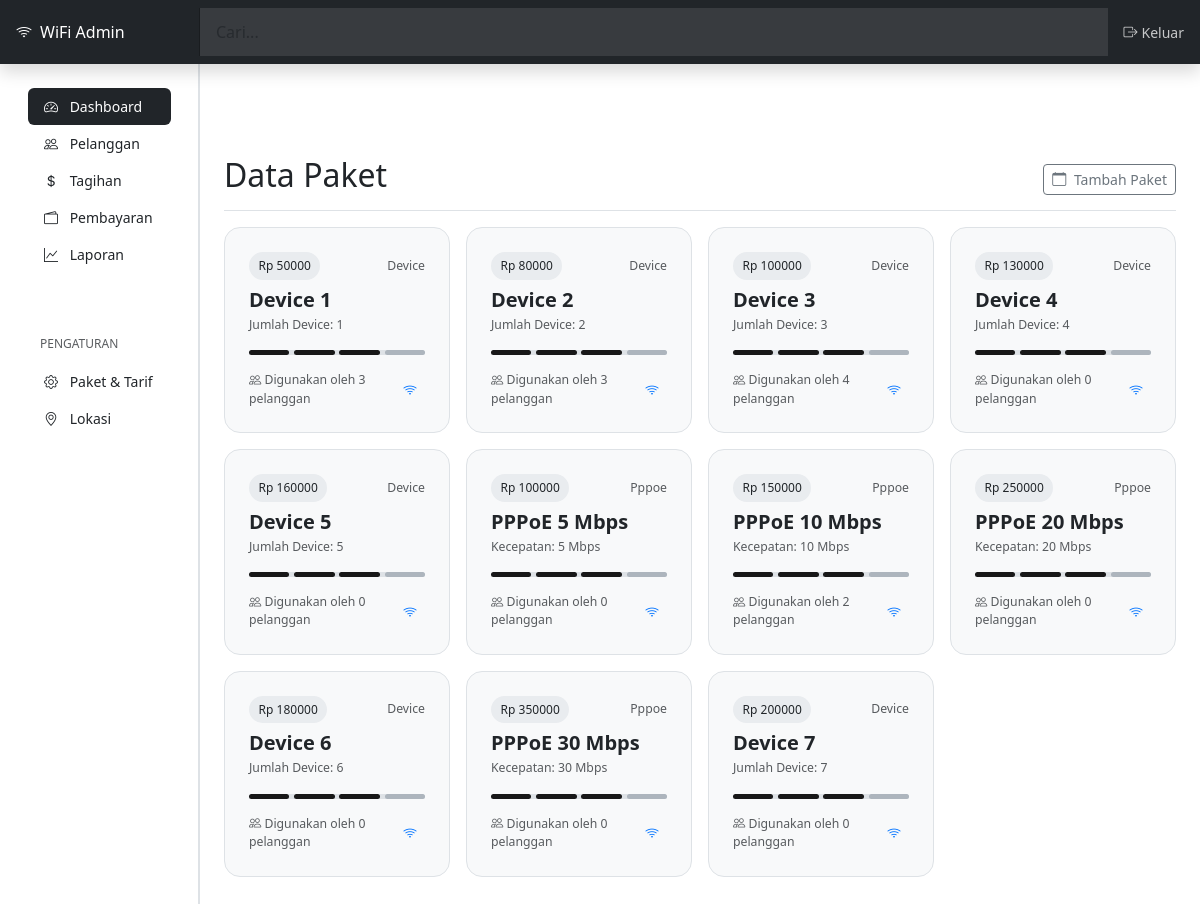
The page /paket/ (signed in) on the database its author committed.
### tagihan_app/models.py (models this page shows, shortened)
class Paket(models.Model):
    JENIS_PAKET_CHOICES = [
        ('device', 'Device'),
        ('pppoe', 'PPPoE'),
    ]
    nama = models.CharField(max_length=100)
    jenis_paket = models.CharField(max_length=10, choices=JENIS_PAKET_CHOICES)
    jumlah_device = models.IntegerField(null=True, blank=True)  # Untuk paket device
    kecepatan_mbps = models.IntegerField(null=True, blank=True)  # Untuk paket PPPoE
    harga = models.DecimalField(max_digits=10, decimal_places=2)

### tagihan_app/views.py (the view)
# urls.py: path('paket/', views.paket_list, name='paket_list'),
@login_required
def paket_list(request):
    paket_list = Paket.objects.all()
    context = {
        'paket_list': paket_list,
    }
    return render(request, 'paket/list.html', context)

### templates/paket/list.html (shortened to what this page needs)
<!DOCTYPE html>
<html lang="en">
<head>
    <link href="https://cdn.jsdelivr.net/npm/bootstrap@5.3.0/dist/css/bootstrap.min.css" rel="stylesheet">
    <link rel="stylesheet" href="https://cdn.jsdelivr.net/npm/bootstrap-icons@1.10.0/font/bootstrap-icons.css">
</head>
<body>
    <header class="navbar navbar-dark sticky-top flex-md-nowrap shadow">
        <a class="navbar-brand d-flex align-items-center col-md-3 col-lg-2 me-0 px-3 fs-6" href="#">
            <i class="bi bi-wifi me-2"></i>
            <span>WiFi Admin</span>
        </a>
        <input class="form-control form-control-dark w-100 rounded-0 border-0" type="text" placeholder="Cari..." aria-label="Search">
        <div class="navbar-nav">
            <div class="nav-item text-nowrap">
                <a class="nav-link px-3" href="#"><i class="bi bi-box-arrow-right me-1"></i>Keluar</a>
            </div>
        </div>
    </header>
    <div class="container-fluid">
        <div class="row">
            <nav id="sidebarMenu" class="col-md-3 col-lg-2 d-md-block sidebar collapse">
                <div class="position-sticky pt-3 sidebar-sticky px-4">
                    <ul class="nav flex-column py-4 ">
                        <li class="nav-item">
                            <a class="nav-link active" aria-current="page" href="#">
                                <i class="bi bi-speedometer2 me-2"></i>
                                Dashboard
                            </a>
                        </li>
                        <li class="nav-item">
                            <a class="nav-link" href="#">
                                <i class="bi bi-people me-2"></i>
                                Pelanggan
                            </a>
                        </li>
                        <li class="nav-item">
                            <a class="nav-link" href="#">
                                <i class="bi bi-currency-dollar me-2"></i>
                                Tagihan
                            </a>
                        </li>
                        <li class="nav-item">
                            <a class="nav-link" href="#">
                                <i class="bi bi-wallet2 me-2"></i>
                                Pembayaran
                            </a>
                        </li>
                        <li class="nav-item">
                            <a class="nav-link" href="#">
                                <i class="bi bi-graph-up me-2"></i>
                                Laporan
                            </a>
                        </li>
                    </ul>
                    <h6 class="sidebar-heading d-flex justify-content-between align-items-center px-3 mt-4 mb-1 text-muted">
                        <span>Pengaturan</span>
                    </h6>
                    <ul class="nav flex-column mb-2">
                        <li class="nav-item">
                            <a class="nav-link" href="#">
                                <i class="bi bi-gear me-2"></i>
                                Paket & Tarif
                            </a>
                        </li>
                        <li class="nav-item">
                            <a class="nav-link" href="#">
                                <i class="bi bi-geo-alt me-2"></i>
                                Lokasi
                            </a>
                        </li>
                    </ul>
                </div>
            </nav>
            <main class="col-md-9 ms-sm-auto col-lg-10 px-md-4 content">
                <div class="d-flex justify-content-between flex-wrap flex-md-nowrap align-items-center pt-3 pb-2 mb-3 border-bottom">
                    <h1 class="h2">Data Paket</h1>
                    <div class="btn-toolbar mb-2 mb-md-0">
                        <button type="button" class="btn btn-sm btn-outline-secondary">
                            <i class="bi bi-calendar me-1"></i>
                           Tambah Paket
                        </button>
                    </div>
                </div>
                <div class="row mb-4 g-3">
                   {% for paket in paket_list %}
                    <div class="col-md-6 col-lg-3">
                        <div class="deal-card d-flex flex-column justify-content-between">
                            <div class="d-flex justify-content-between align-items-center mb-2">
                                <span class="badge-amount">Rp {{ paket.harga|floatformat:0 }}</span>
                                <small class="text-muted">{{ paket.jenis_paket|title }}</small>
                            </div>
                            <h5 class="fw-semibold mb-1">{{ paket.nama }}</h5>
                            {% if paket.jenis_paket == 'device' %}
                                <small class="text-muted">Jumlah Device: {{ paket.jumlah_device }}</small>
                            {% elif paket.jenis_paket == 'pppoe' %}
                                <small class="text-muted">Kecepatan: {{ paket.kecepatan_mbps }} Mbps</small>
                            {% endif %}
                            <div class="progress-line mt-3">
                                <div class="progress-purple"></div>
                                <div class="progress-purple"></div>
                                <div class="progress-purple"></div>
                                <div class="progress-gray"></div>
                            </div>
                            <div class="d-flex justify-content-between align-items-center mt-3">
                                <div class="small text-muted">
                                    <i class="bi bi-people"></i> Digunakan oleh {{ paket.pelanggan_set.count }} pelanggan
                                </div>
                                <div class="avatar-group d-flex">
                                    <i class="bi bi-wifi me-2" style="color:rgb(0, 115, 255);"></i>
                                </div>
                            </div>
                        </div>
                    </div>
                    {% empty %}
                    <p class="text-muted">Tidak ada data paket tersedia.</p>
                    {% endfor %}
                </div>
            </main>
        </div>
    </div>
</body>
</html>

### templates/paket/list.html (style rules this page uses)
:root { --bs-dark: #212529; --bs-darker: #111111; --bs-light: #f8f9fa; --bs-lighter: #ffffff; --bs-gray: #6c757d; --bs-gray-light: #e9ecef; --bs-border-color: #dee2e6; }
body { font-size: .875rem; background-color: var(--bs-lighter); color: var(--bs-dark); }
.sidebar { position: fixed; top: 0; bottom: 0; left: 0; z-index: 100; padding: 48px 0 0; box-shadow: inset -1px 0 0 var(--bs-border-color); background-color: var(--bs-lighter); border-right: 1px solid var(--bs-border-color); }
.sidebar-sticky { height: calc(100vh - 48px); overflow-x: hidden; overflow-y: auto; }
.sidebar .nav-link { font-weight: 500; color: var(--bs-dark); padding: .5rem 1rem; margin: 0 .25rem; border-radius: .375rem; }
.sidebar .nav-link.active { color: var(--bs-lighter); background-color: var(--bs-dark); }
.sidebar-heading { font-size: .75rem; text-transform: uppercase; color: var(--bs-gray); padding: 1rem 1rem .5rem; }
.navbar-brand { padding-top: .75rem; padding-bottom: .75rem; background-color: var(--bs-dark); color: var(--bs-lighter) !important; box-shadow: inset -1px 0 0 rgba(0, 0, 0, .25); }
.navbar { background-color: var(--bs-dark); }
.navbar .form-control { padding: .75rem 1rem; background-color: rgba(255, 255, 255, .1); border-color: rgba(255, 255, 255, .1); color: var(--bs-lighter); }
.navbar .nav-item .nav-link { color: rgba(255, 255, 255, .75); }
.content { margin-left: 240px; padding: 20px; margin-top: 56px; min-height: calc(100vh - 56px); }
.deal-card { background-color: #f8f9fa; border: 1px solid #dee2e6; border-radius: 1rem; padding: 1.5rem; transition: 0.3s; height: 100%; }
.badge-amount { background-color: #e9ecef; font-size: 0.75rem; padding: 0.3rem 0.6rem; border-radius: 1rem; }
.progress-line { height: 5px; background-color: #dee2e6; border-radius: 3px; display: flex; gap: 0.3rem; }
.progress-line div { height: 5px; border-radius: 3px; flex: 1; }
.progress-purple { background-color: #181818; }
.progress-gray { background-color: #adb5bd; }

### rows shown on the page
Paket: harga "50000", jenis_paket "Device", nama "Device 1", jumlah_device "1", pelanggan_set.count "3"
Paket: harga "80000", jenis_paket "Device", nama "Device 2", jumlah_device "2", pelanggan_set.count "3"
Paket: harga "100000", jenis_paket "Device", nama "Device 3", jumlah_device "3", pelanggan_set.count "4"
Paket: harga "130000", jenis_paket "Device", nama "Device 4", jumlah_device "4", pelanggan_set.count "0"
Paket: harga "160000", jenis_paket "Device", nama "Device 5", jumlah_device "5", pelanggan_set.count "0"
Paket: harga "100000", jenis_paket "Pppoe", nama "PPPoE 5 Mbps", kecepatan_mbps "5", pelanggan_set.count "0"
Paket: harga "150000", jenis_paket "Pppoe", nama "PPPoE 10 Mbps", kecepatan_mbps "10", pelanggan_set.count "2"
Paket: harga "250000", jenis_paket "Pppoe", nama "PPPoE 20 Mbps", kecepatan_mbps "20", pelanggan_set.count "0"
Paket: harga "180000", jenis_paket "Device", nama "Device 6", jumlah_device "6", pelanggan_set.count "0"
Paket: harga "350000", jenis_paket "Pppoe", nama "PPPoE 30 Mbps", kecepatan_mbps "30", pelanggan_set.count "0"
Paket: harga "200000", jenis_paket "Device", nama "Device 7", jumlah_device "7", pelanggan_set.count "0"
